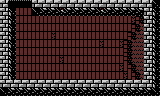

Tiled map render using the project's own tile images. Description and the whole map definition, tile-layer contents included, below:
An orthogonal 40x12 tile map with 4x8 px tiles, 1 tile layer (Tile Layer 1).

<map version="1.8" tiledversion="1.8.4" orientation="orthogonal" renderorder="right-down" width="40" height="12" tilewidth="4" tileheight="8" infinite="0" nextlayerid="2" nextobjectid="1">
 <editorsettings>
  <export target="level6_map.maps1w1s2.csv" format="csv" />
 </editorsettings>
 <tileset firstgid="1" source="game_tileset.tsx" />
 <layer id="1" name="Tile Layer 1" width="40" height="12">
  <data encoding="csv">
17,18,93,93,93,93,93,93,17,18,17,18,17,18,17,18,17,18,17,18,17,18,17,18,17,18,17,18,17,18,17,18,17,18,17,18,17,18,9,12,
17,18,7,8,49,49,49,49,11,12,5,6,5,6,15,16,5,6,5,6,5,6,5,6,15,16,5,6,5,6,5,6,5,6,5,6,17,18,7,8,
17,18,7,8,49,49,49,49,49,49,49,49,49,49,49,49,49,49,49,49,49,49,49,49,49,49,49,49,49,49,49,49,49,56,55,50,17,18,7,8,
17,18,7,8,49,49,49,49,49,49,49,49,49,49,49,49,49,49,49,49,49,49,49,49,49,49,49,49,49,49,49,49,49,55,50,147,17,18,7,8,
17,18,7,8,49,49,49,49,49,49,49,49,49,56,49,49,49,49,49,49,49,49,49,49,49,49,49,49,49,49,49,49,55,50,147,147,17,18,7,8,
17,18,7,8,49,49,49,49,49,49,49,49,49,49,49,49,49,49,49,49,49,49,49,49,49,56,49,49,49,49,56,55,50,147,147,147,17,18,7,8,
17,18,7,8,49,49,49,49,49,49,49,49,49,49,49,49,49,49,49,49,49,49,49,49,49,49,49,49,49,49,49,55,50,147,147,147,17,18,7,8,
17,18,7,8,49,49,49,49,49,49,49,49,49,49,49,56,49,49,49,49,49,49,49,49,49,49,49,49,49,49,49,55,50,147,147,147,17,18,7,8,
17,18,7,8,49,49,49,49,49,49,49,49,49,49,49,49,49,49,49,49,49,49,49,49,49,49,49,49,49,49,56,49,55,50,147,147,17,18,7,8,
17,18,7,8,49,49,49,49,49,49,49,49,49,49,49,49,49,49,49,49,49,49,49,49,49,49,49,49,49,49,49,56,49,55,50,147,17,18,7,8,
17,18,17,18,17,18,17,18,17,18,17,18,17,18,17,18,17,18,17,18,17,18,17,18,17,18,17,18,17,18,17,18,17,18,17,18,17,18,7,8,
11,12,5,6,5,6,5,6,5,6,5,6,5,6,5,6,5,6,5,6,5,6,5,6,5,6,5,6,5,6,5,6,5,6,5,6,5,6,9,10
</data>
 </layer>
</map>
